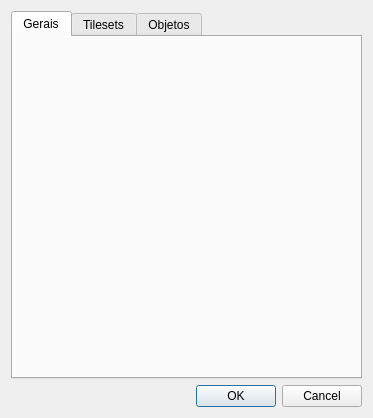
<?xml version="1.0" encoding="UTF-8"?>
<ui version="4.0">
 <class>NewMapWindow</class>
 <widget class="QDialog" name="NewMapWindow">
  <property name="geometry">
   <rect>
    <x>0</x>
    <y>0</y>
    <width>373</width>
    <height>418</height>
   </rect>
  </property>
  <property name="windowTitle">
   <string>Dialog</string>
  </property>
  <layout class="QGridLayout" name="gridLayout">
   <item row="1" column="0">
    <widget class="QTabWidget" name="tabWidget">
     <property name="tabPosition">
      <enum>QTabWidget::North</enum>
     </property>
     <property name="currentIndex">
      <number>0</number>
     </property>
     <widget class="NewMapWindowGeneralWidget" name="tab_geral">
      <attribute name="title">
       <string>Gerais</string>
      </attribute>
     </widget>
     <widget class="NewMapWindowTilesetWidget" name="tab_tilesets">
      <attribute name="title">
       <string>Tilesets</string>
      </attribute>
     </widget>
     <widget class="NewMapWindowObjectWidget" name="tab_objetos">
      <property name="enabled">
       <bool>false</bool>
      </property>
      <attribute name="title">
       <string>Objetos</string>
      </attribute>
     </widget>
    </widget>
   </item>
   <item row="2" column="0">
    <widget class="QDialogButtonBox" name="buttonBox_2">
     <property name="standardButtons">
      <set>QDialogButtonBox::Cancel|QDialogButtonBox::Ok</set>
     </property>
    </widget>
   </item>
  </layout>
 </widget>
 <customwidgets>
  <customwidget>
   <class>NewMapWindowGeneralWidget</class>
   <extends>QWidget</extends>
   <header>newmapwindowgeneralwidget.h</header>
   <container>1</container>
  </customwidget>
  <customwidget>
   <class>NewMapWindowTilesetWidget</class>
   <extends>QWidget</extends>
   <header>newmapwindowtilesetwidget.h</header>
   <container>1</container>
  </customwidget>
  <customwidget>
   <class>NewMapWindowObjectWidget</class>
   <extends>QWidget</extends>
   <header>newmapwindowobjectwidget.h</header>
   <container>1</container>
  </customwidget>
 </customwidgets>
 <resources/>
 <connections/>
</ui>
